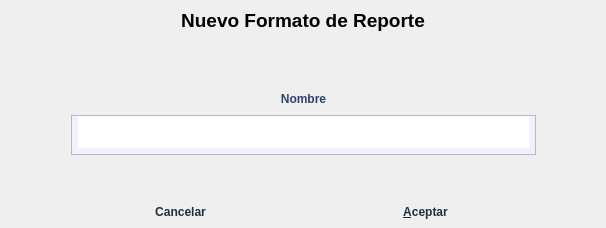
<?xml version="1.0" encoding="UTF-8"?>
<ui version="4.0">
 <class>Dialog</class>
 <widget class="QDialog" name="Dialog">
  <property name="geometry">
   <rect>
    <x>0</x>
    <y>0</y>
    <width>606</width>
    <height>228</height>
   </rect>
  </property>
  <property name="windowIcon">
   <iconset resource="resources.qrc">
    <normaloff>:/icon.ico</normaloff>:/icon.ico</iconset>
  </property>
  <layout class="QVBoxLayout" name="verticalLayout">
   <property name="spacing">
    <number>0</number>
   </property>
   <property name="margin">
    <number>0</number>
   </property>
   <item>
    <widget class="QFrame" name="titleFR">
     <property name="minimumSize">
      <size>
       <width>0</width>
       <height>32</height>
      </size>
     </property>
     <property name="styleSheet">
      <string notr="true">QFrame#titleFR{color:#203040;background-color:qlineargradient(x1:.5, y1:0, x2:.5, y2:1, stop:0 #E0E0B8, stop:1 #F0F0E0); border-top-left-radius: 4px; border-top-right-radius: 4px;}</string>
     </property>
     <property name="frameShape">
      <enum>QFrame::StyledPanel</enum>
     </property>
     <property name="frameShadow">
      <enum>QFrame::Raised</enum>
     </property>
     <layout class="QVBoxLayout" name="verticalLayout_3">
      <item>
       <widget class="QLabel" name="titleLA">
        <property name="font">
         <font>
          <pointsize>14</pointsize>
          <weight>75</weight>
          <bold>true</bold>
         </font>
        </property>
        <property name="styleSheet">
         <string notr="true">background-color:rgba(0,0,0,0)</string>
        </property>
        <property name="text">
         <string>Nuevo Formato de Reporte</string>
        </property>
        <property name="alignment">
         <set>Qt::AlignCenter</set>
        </property>
       </widget>
      </item>
     </layout>
    </widget>
   </item>
   <item>
    <widget class="QFrame" name="frame">
     <property name="sizePolicy">
      <sizepolicy hsizetype="Preferred" vsizetype="Expanding">
       <horstretch>0</horstretch>
       <verstretch>0</verstretch>
      </sizepolicy>
     </property>
     <layout class="QVBoxLayout" name="verticalLayout_2">
      <item>
       <widget class="QFrame" name="frame_2"/>
      </item>
      <item>
       <widget class="QFrame" name="frame_6">
        <layout class="QHBoxLayout" name="horizontalLayout_2">
         <item>
          <widget class="QFrame" name="frame_7">
           <property name="sizePolicy">
            <sizepolicy hsizetype="Preferred" vsizetype="Preferred">
             <horstretch>1</horstretch>
             <verstretch>0</verstretch>
            </sizepolicy>
           </property>
          </widget>
         </item>
         <item>
          <widget class="QFrame" name="frame_9">
           <property name="sizePolicy">
            <sizepolicy hsizetype="Preferred" vsizetype="Preferred">
             <horstretch>10</horstretch>
             <verstretch>0</verstretch>
            </sizepolicy>
           </property>
           <layout class="QVBoxLayout" name="verticalLayout_4">
            <property name="spacing">
             <number>0</number>
            </property>
            <property name="margin">
             <number>0</number>
            </property>
            <item>
             <widget class="QLabel" name="label">
              <property name="minimumSize">
               <size>
                <width>0</width>
                <height>32</height>
               </size>
              </property>
              <property name="font">
               <font>
                <weight>75</weight>
                <bold>true</bold>
               </font>
              </property>
              <property name="styleSheet">
               <string notr="true">color:#304070; border-top-left-radius: 4px; border-top-right-radius: 4px; background-color:qlineargradient(x1:0, y1:0, x2:0, y2:.4, stop:0 #F0F0FF, stop:1 #D0E0FF); </string>
              </property>
              <property name="text">
               <string>Nombre</string>
              </property>
              <property name="alignment">
               <set>Qt::AlignCenter</set>
              </property>
              <property name="margin">
               <number>3</number>
              </property>
              <property name="buddy">
               <cstring>answerED</cstring>
              </property>
             </widget>
            </item>
            <item>
             <widget class="QFrame" name="frame_11">
              <property name="styleSheet">
               <string notr="true">background-color:#F0F0FF;</string>
              </property>
              <property name="frameShape">
               <enum>QFrame::StyledPanel</enum>
              </property>
              <property name="frameShadow">
               <enum>QFrame::Raised</enum>
              </property>
              <layout class="QVBoxLayout" name="verticalLayout_5">
               <property name="spacing">
                <number>0</number>
               </property>
               <property name="leftMargin">
                <number>6</number>
               </property>
               <property name="topMargin">
                <number>0</number>
               </property>
               <property name="rightMargin">
                <number>6</number>
               </property>
               <property name="bottomMargin">
                <number>6</number>
               </property>
               <item>
                <widget class="CDLineEdit" name="answerED">
                 <property name="sizePolicy">
                  <sizepolicy hsizetype="Expanding" vsizetype="Preferred">
                   <horstretch>0</horstretch>
                   <verstretch>0</verstretch>
                  </sizepolicy>
                 </property>
                 <property name="minimumSize">
                  <size>
                   <width>0</width>
                   <height>32</height>
                  </size>
                 </property>
                 <property name="styleSheet">
                  <string notr="true">background-color: #FFFFFF;</string>
                 </property>
                 <property name="frame">
                  <bool>false</bool>
                 </property>
                </widget>
               </item>
              </layout>
             </widget>
            </item>
           </layout>
          </widget>
         </item>
         <item>
          <widget class="QFrame" name="frame_8">
           <property name="sizePolicy">
            <sizepolicy hsizetype="Preferred" vsizetype="Preferred">
             <horstretch>1</horstretch>
             <verstretch>0</verstretch>
            </sizepolicy>
           </property>
          </widget>
         </item>
        </layout>
       </widget>
      </item>
      <item>
       <widget class="QFrame" name="frame_3"/>
      </item>
     </layout>
    </widget>
   </item>
   <item>
    <widget class="QFrame" name="buttonsFR">
     <property name="minimumSize">
      <size>
       <width>0</width>
       <height>32</height>
      </size>
     </property>
     <property name="styleSheet">
      <string notr="true">color:#203040; background-color:qlineargradient(x1:.5, y1:0, x2:.5, y2:1, stop:0 #F0F0E0,stop:1 #E0E0B8); border-bottom-left-radius: 4px; border-bottom-right-radius: 4px;</string>
     </property>
     <layout class="QHBoxLayout" name="horizontalLayout_3">
      <property name="margin">
       <number>0</number>
      </property>
      <item>
       <widget class="QFrame" name="frame_4">
        <property name="frameShape">
         <enum>QFrame::Panel</enum>
        </property>
        <property name="frameShadow">
         <enum>QFrame::Raised</enum>
        </property>
        <property name="lineWidth">
         <number>1</number>
        </property>
       </widget>
      </item>
      <item>
       <widget class="QPushButton" name="cancelBU">
        <property name="sizePolicy">
         <sizepolicy hsizetype="Preferred" vsizetype="Fixed">
          <horstretch>0</horstretch>
          <verstretch>0</verstretch>
         </sizepolicy>
        </property>
        <property name="font">
         <font>
          <weight>75</weight>
          <bold>true</bold>
         </font>
        </property>
        <property name="text">
         <string>Cancelar</string>
        </property>
        <property name="icon">
         <iconset resource="resources.qrc">
          <normaloff>:/Cancel.png</normaloff>:/Cancel.png</iconset>
        </property>
        <property name="iconSize">
         <size>
          <width>32</width>
          <height>32</height>
         </size>
        </property>
       </widget>
      </item>
      <item>
       <widget class="QFrame" name="frame_10">
        <property name="frameShape">
         <enum>QFrame::StyledPanel</enum>
        </property>
        <property name="frameShadow">
         <enum>QFrame::Raised</enum>
        </property>
       </widget>
      </item>
      <item>
       <widget class="QPushButton" name="acceptBU">
        <property name="sizePolicy">
         <sizepolicy hsizetype="Preferred" vsizetype="Fixed">
          <horstretch>0</horstretch>
          <verstretch>0</verstretch>
         </sizepolicy>
        </property>
        <property name="font">
         <font>
          <weight>75</weight>
          <bold>true</bold>
         </font>
        </property>
        <property name="text">
         <string>&amp;Aceptar</string>
        </property>
        <property name="icon">
         <iconset resource="resources.qrc">
          <normaloff>:/CheckMark.png</normaloff>:/CheckMark.png</iconset>
        </property>
        <property name="iconSize">
         <size>
          <width>32</width>
          <height>32</height>
         </size>
        </property>
        <property name="flat">
         <bool>false</bool>
        </property>
       </widget>
      </item>
      <item>
       <widget class="QFrame" name="frame_5">
        <property name="frameShape">
         <enum>QFrame::Panel</enum>
        </property>
        <property name="frameShadow">
         <enum>QFrame::Raised</enum>
        </property>
        <property name="lineWidth">
         <number>1</number>
        </property>
       </widget>
      </item>
     </layout>
    </widget>
   </item>
  </layout>
 </widget>
 <customwidgets>
  <customwidget>
   <class>CDLineEdit</class>
   <extends>QLineEdit</extends>
   <header>cdWidgets.cdLineEdit</header>
   <slots>
    <slot>updateStatus()</slot>
   </slots>
  </customwidget>
 </customwidgets>
 <resources>
  <include location="resources.qrc"/>
  <include location="resources.qrc"/>
 </resources>
 <connections/>
</ui>
